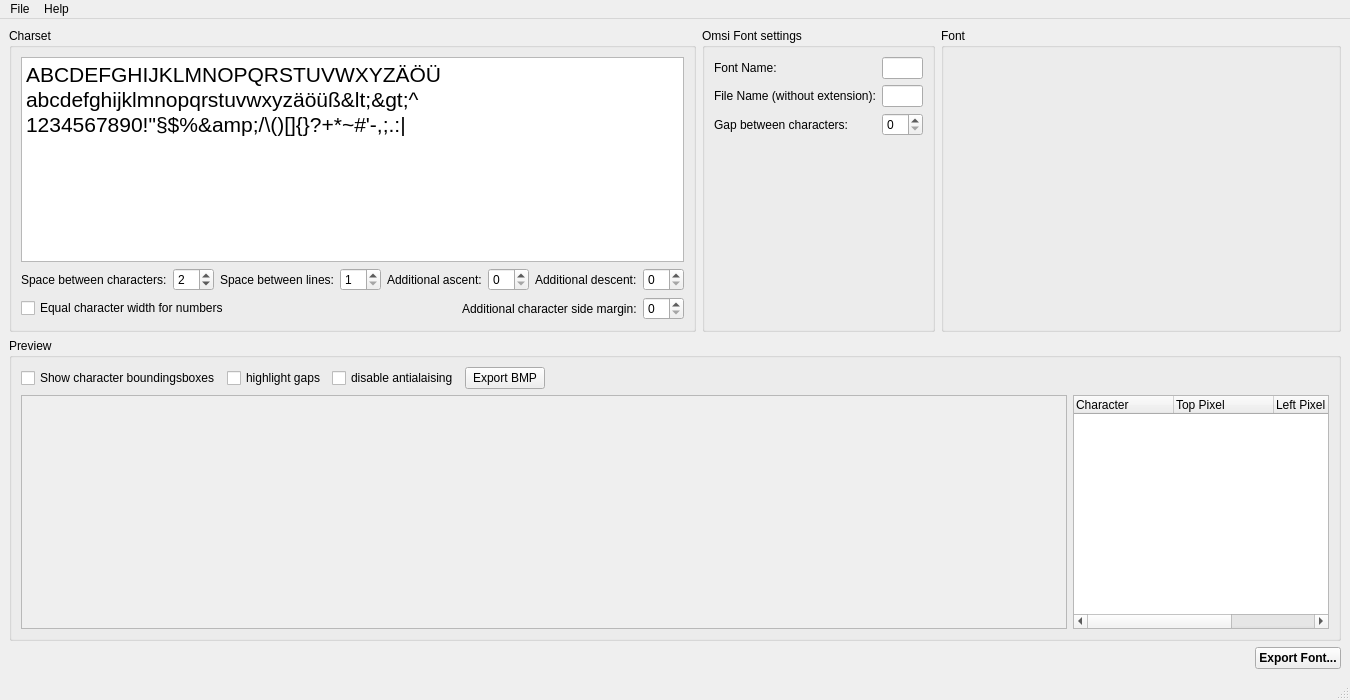
<?xml version="1.0" encoding="UTF-8"?>
<ui version="4.0">
 <class>MainWindow</class>
 <widget class="QMainWindow" name="MainWindow">
  <property name="geometry">
   <rect>
    <x>0</x>
    <y>0</y>
    <width>1329</width>
    <height>700</height>
   </rect>
  </property>
  <property name="windowTitle">
   <string>Omsi FontCreator</string>
  </property>
  <widget class="QWidget" name="centralwidget">
   <layout class="QVBoxLayout" name="verticalLayout_3">
    <item>
     <layout class="QHBoxLayout" name="horizontalLayout_4">
      <item>
       <widget class="QGroupBox" name="gbCharset">
        <property name="title">
         <string>Charset</string>
        </property>
        <layout class="QVBoxLayout" name="verticalLayout">
         <item>
          <widget class="QPlainTextEdit" name="pteCharset">
           <property name="sizePolicy">
            <sizepolicy hsizetype="Preferred" vsizetype="Expanding">
             <horstretch>0</horstretch>
             <verstretch>0</verstretch>
            </sizepolicy>
           </property>
           <property name="font">
            <font>
             <pointsize>16</pointsize>
            </font>
           </property>
           <property name="plainText">
            <string>ABCDEFGHIJKLMNOPQRSTUVWXYZÄÖÜ
abcdefghijklmnopqrstuvwxyzäöüß&lt;&gt;^ 
1234567890!&quot;§$%&amp;/\()[]{}?+*~#'-,;.:|</string>
           </property>
          </widget>
         </item>
         <item>
          <layout class="QHBoxLayout" name="horizontalLayout">
           <item>
            <widget class="QLabel" name="label">
             <property name="text">
              <string>Space between characters:</string>
             </property>
            </widget>
           </item>
           <item>
            <widget class="QSpinBox" name="sbCharSpacing">
             <property name="minimum">
              <number>1</number>
             </property>
             <property name="value">
              <number>2</number>
             </property>
            </widget>
           </item>
           <item>
            <widget class="QLabel" name="label_2">
             <property name="text">
              <string>Space between lines:</string>
             </property>
            </widget>
           </item>
           <item>
            <widget class="QSpinBox" name="sbLineSpacing">
             <property name="minimum">
              <number>1</number>
             </property>
            </widget>
           </item>
           <item>
            <spacer name="horizontalSpacer_5">
             <property name="orientation">
              <enum>Qt::Orientation::Horizontal</enum>
             </property>
             <property name="sizeHint" stdset="0">
              <size>
               <width>40</width>
               <height>20</height>
              </size>
             </property>
            </spacer>
           </item>
           <item>
            <widget class="QLabel" name="label_3">
             <property name="text">
              <string>Additional ascent:</string>
             </property>
            </widget>
           </item>
           <item>
            <widget class="QSpinBox" name="sbExtraAscent"/>
           </item>
           <item>
            <widget class="QLabel" name="label_4">
             <property name="text">
              <string>Additional descent:</string>
             </property>
            </widget>
           </item>
           <item>
            <widget class="QSpinBox" name="sbExtraDescent"/>
           </item>
          </layout>
         </item>
         <item>
          <layout class="QHBoxLayout" name="horizontalLayout_6">
           <item>
            <widget class="QCheckBox" name="cbEqualNumberWidth">
             <property name="text">
              <string>Equal character width for numbers</string>
             </property>
            </widget>
           </item>
           <item>
            <spacer name="horizontalSpacer_4">
             <property name="orientation">
              <enum>Qt::Orientation::Horizontal</enum>
             </property>
             <property name="sizeHint" stdset="0">
              <size>
               <width>40</width>
               <height>20</height>
              </size>
             </property>
            </spacer>
           </item>
           <item>
            <widget class="QLabel" name="label_5">
             <property name="text">
              <string>Additional character side margin:</string>
             </property>
            </widget>
           </item>
           <item>
            <widget class="QSpinBox" name="sbExtraSidemargin"/>
           </item>
          </layout>
         </item>
        </layout>
       </widget>
      </item>
      <item>
       <widget class="QGroupBox" name="groupBox_2">
        <property name="title">
         <string>Omsi Font settings</string>
        </property>
        <layout class="QFormLayout" name="formLayout">
         <item row="0" column="0">
          <widget class="QLabel" name="lFontName">
           <property name="text">
            <string>Font Name:</string>
           </property>
          </widget>
         </item>
         <item row="0" column="1">
          <widget class="QLineEdit" name="leFontName"/>
         </item>
         <item row="1" column="0">
          <widget class="QLabel" name="lFileName">
           <property name="text">
            <string>File Name (without extension):</string>
           </property>
          </widget>
         </item>
         <item row="1" column="1">
          <widget class="QLineEdit" name="leFileName"/>
         </item>
         <item row="2" column="0">
          <widget class="QLabel" name="lGapBetweenCharacters">
           <property name="text">
            <string>Gap between characters:</string>
           </property>
          </widget>
         </item>
         <item row="2" column="1">
          <widget class="QSpinBox" name="sbGapBetweenCharacters"/>
         </item>
         <item row="4" column="0">
          <spacer name="verticalSpacer">
           <property name="orientation">
            <enum>Qt::Orientation::Vertical</enum>
           </property>
           <property name="sizeHint" stdset="0">
            <size>
             <width>20</width>
             <height>40</height>
            </size>
           </property>
          </spacer>
         </item>
        </layout>
       </widget>
      </item>
      <item>
       <widget class="QGroupBox" name="gbFont">
        <property name="minimumSize">
         <size>
          <width>400</width>
          <height>0</height>
         </size>
        </property>
        <property name="title">
         <string>Font</string>
        </property>
        <layout class="QVBoxLayout" name="verticalLayout_4"/>
       </widget>
      </item>
     </layout>
    </item>
    <item>
     <widget class="QGroupBox" name="gbPreview">
      <property name="sizePolicy">
       <sizepolicy hsizetype="Preferred" vsizetype="Minimum">
        <horstretch>0</horstretch>
        <verstretch>0</verstretch>
       </sizepolicy>
      </property>
      <property name="title">
       <string>Preview</string>
      </property>
      <layout class="QVBoxLayout" name="verticalLayout_5">
       <item>
        <layout class="QHBoxLayout" name="horizontalLayout_2">
         <item>
          <widget class="QCheckBox" name="cbDrawBoundingboxes">
           <property name="text">
            <string>Show character boundingsboxes</string>
           </property>
          </widget>
         </item>
         <item>
          <widget class="QCheckBox" name="cbDrawGap">
           <property name="text">
            <string>highlight gaps</string>
           </property>
          </widget>
         </item>
         <item>
          <widget class="QCheckBox" name="cbDisableAntialais">
           <property name="text">
            <string>disable antialaising</string>
           </property>
          </widget>
         </item>
         <item>
          <widget class="QPushButton" name="pbExportBMP">
           <property name="text">
            <string>Export BMP</string>
           </property>
          </widget>
         </item>
         <item>
          <spacer name="horizontalSpacer_2">
           <property name="orientation">
            <enum>Qt::Orientation::Horizontal</enum>
           </property>
           <property name="sizeHint" stdset="0">
            <size>
             <width>40</width>
             <height>20</height>
            </size>
           </property>
          </spacer>
         </item>
        </layout>
       </item>
       <item>
        <layout class="QHBoxLayout" name="horizontalLayout_3">
         <item>
          <widget class="QScrollArea" name="scrollArea">
           <property name="widgetResizable">
            <bool>true</bool>
           </property>
           <widget class="QWidget" name="scrollAreaWidgetContents">
            <property name="geometry">
             <rect>
              <x>0</x>
              <y>0</y>
              <width>1025</width>
              <height>228</height>
             </rect>
            </property>
            <layout class="QVBoxLayout" name="verticalLayout_2">
             <item>
              <widget class="FontPixmapPreview" name="fontPixmapPreview" native="true">
               <property name="sizePolicy">
                <sizepolicy hsizetype="Minimum" vsizetype="Expanding">
                 <horstretch>0</horstretch>
                 <verstretch>0</verstretch>
                </sizepolicy>
               </property>
              </widget>
             </item>
            </layout>
           </widget>
          </widget>
         </item>
         <item>
          <widget class="QTreeWidget" name="twChars">
           <property name="sizePolicy">
            <sizepolicy hsizetype="Maximum" vsizetype="Expanding">
             <horstretch>0</horstretch>
             <verstretch>0</verstretch>
            </sizepolicy>
           </property>
           <column>
            <property name="text">
             <string>Character</string>
            </property>
           </column>
           <column>
            <property name="text">
             <string>Top Pixel</string>
            </property>
           </column>
           <column>
            <property name="text">
             <string>Left Pixel</string>
            </property>
           </column>
           <column>
            <property name="text">
             <string>Right Pixel</string>
            </property>
           </column>
          </widget>
         </item>
        </layout>
       </item>
      </layout>
     </widget>
    </item>
    <item>
     <layout class="QHBoxLayout" name="horizontalLayout_5">
      <item>
       <spacer name="horizontalSpacer_3">
        <property name="orientation">
         <enum>Qt::Orientation::Horizontal</enum>
        </property>
        <property name="sizeHint" stdset="0">
         <size>
          <width>40</width>
          <height>20</height>
         </size>
        </property>
       </spacer>
      </item>
      <item>
       <widget class="QPushButton" name="pbExportFont">
        <property name="font">
         <font>
          <bold>true</bold>
         </font>
        </property>
        <property name="text">
         <string>Export Font...</string>
        </property>
       </widget>
      </item>
     </layout>
    </item>
   </layout>
  </widget>
  <widget class="QMenuBar" name="menubar">
   <property name="geometry">
    <rect>
     <x>0</x>
     <y>0</y>
     <width>1329</width>
     <height>22</height>
    </rect>
   </property>
   <widget class="QMenu" name="menuFile">
    <property name="title">
     <string>File</string>
    </property>
    <addaction name="actionNew"/>
    <addaction name="actionOpen"/>
    <addaction name="actionSave"/>
    <addaction name="actionExport_Font"/>
    <addaction name="actionExportBmp"/>
    <addaction name="actionQuit"/>
   </widget>
   <widget class="QMenu" name="menuHelp">
    <property name="title">
     <string>Help</string>
    </property>
    <addaction name="actionViewOnGitHub"/>
    <addaction name="actionAbout"/>
   </widget>
   <addaction name="menuFile"/>
   <addaction name="menuHelp"/>
  </widget>
  <widget class="QStatusBar" name="statusbar"/>
  <action name="actionNew">
   <property name="text">
    <string>New</string>
   </property>
   <property name="shortcut">
    <string>Ctrl+N</string>
   </property>
  </action>
  <action name="actionOpen">
   <property name="text">
    <string>Open</string>
   </property>
   <property name="shortcut">
    <string>Ctrl+O</string>
   </property>
  </action>
  <action name="actionSave">
   <property name="text">
    <string>Save</string>
   </property>
   <property name="shortcut">
    <string>Ctrl+S</string>
   </property>
  </action>
  <action name="actionQuit">
   <property name="text">
    <string>Quit</string>
   </property>
   <property name="shortcut">
    <string>Ctrl+Q</string>
   </property>
  </action>
  <action name="actionExport_Font">
   <property name="text">
    <string>Export Font</string>
   </property>
   <property name="shortcut">
    <string>Ctrl+E</string>
   </property>
  </action>
  <action name="actionViewOnGitHub">
   <property name="text">
    <string>View on GitHub</string>
   </property>
  </action>
  <action name="actionAbout">
   <property name="text">
    <string>About</string>
   </property>
  </action>
  <action name="actionExportBmp">
   <property name="text">
    <string>Export BMP</string>
   </property>
   <property name="shortcut">
    <string>Ctrl+Shift+E</string>
   </property>
  </action>
 </widget>
 <customwidgets>
  <customwidget>
   <class>FontPixmapPreview</class>
   <extends>QWidget</extends>
   <header>FontPixmapPreview.h</header>
   <container>1</container>
  </customwidget>
 </customwidgets>
 <resources/>
 <connections/>
</ui>
